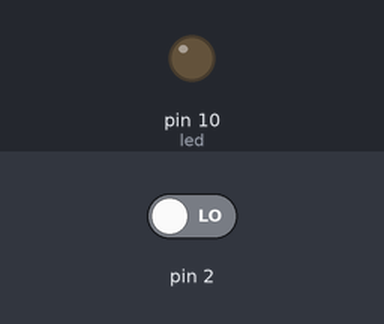
The sketch below on a simulated Arduino Uno, built with avr-gcc and run on an emulated ATmega328P. Shown: output pins drawn as LEDs (lit = HIGH). The test bench sets the inputs (shaded band); at power-on: pin 2 LOW.

Above: at 1.2 s.
1.3 s: pin 2 driven HIGH
At 2.0 s:
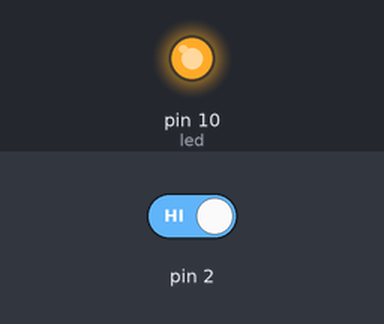
Timing chart, 0 to 4.3 s (numbered marks = the images above; inputs shaded):
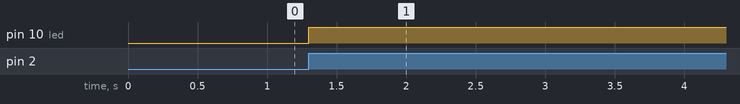

The sketch:

sketch_nov17b.ino
```cpp
/* Taken from Blink example with some minor changes, to be used
   on the car alarm project
   */
int lockpin = 0;      // Interrupt 0 is digital pin 3
volatile int stateoflock = LOW;
int led = 10;

void setup() {
  pinMode(led, OUTPUT);
  attachInterrupt(lockpin, stateChange, RISING);
}
void loop() {
  //Simulation
  for (int i = 0; i < 100; i++) {
    delay(10);
  }
}
void stateChange() {
  stateoflock = !stateoflock;
  digitalWrite(led, stateoflock);
}
```

Measured:
- after the input at 1.3 s, pin 10 (led): LOW → HIGH at once
